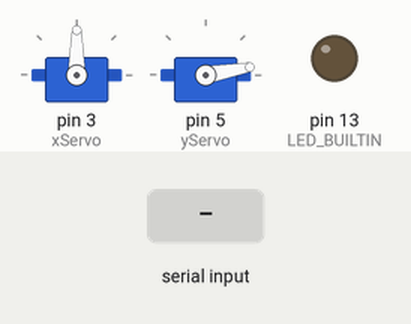
Simulated run of this sketch. Board: Arduino Uno, built with avr-gcc and run on an emulated ATmega328P. Shown: 2 × servo, output pins drawn as LEDs (lit = HIGH). The test bench sets the inputs (shaded band).

Above: at 1.2 s.
1.3 s: "." received over Serial
At 2.7 s:
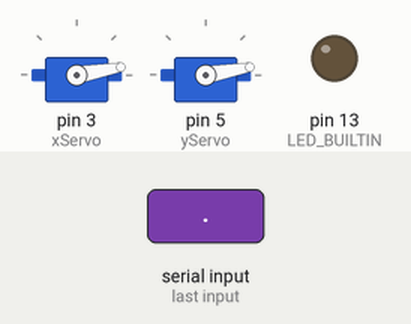
Timing chart, 0 to 4.3 s (numbered marks = the images above; inputs shaded):
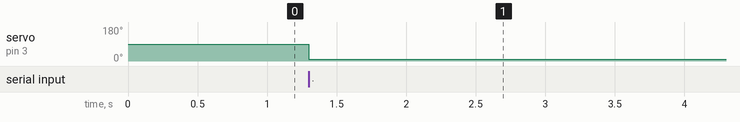

Measured:
- after the input at 1.3 s, servo on pin 3 (xServo): 90° → 10° at once

The sketch:

servo_over_serial.ino
```cpp
# include <Servo.h>

// Intializing servo objects
Servo xServo;
Servo yServo;

void setup() {
  Serial.begin(9600);
  // Give each servo a PWM pin
  xServo.attach(3); yServo.attach(5);
  // Set start position for each servo
  xServo.write(90); yServo.write(10);
  pinMode(LED_BUILTIN, OUTPUT);
}

void loop() {
  static String msg = "";
  while (Serial.available() > 0) {
    char c = Serial.read();
    if (c == '.') {
      // End of message, parse target point
      int xPos, yPos;
      sscanf(msg.c_str(), "%d,%d", &xPos, &yPos);
      // Move servos to target position
      xPos = constrain(xPos, 10, 170);
      yPos = constrain(yPos, 10, 170);
      xServo.write(xPos);
      yServo.write(yPos);
      msg = "";
    } else {
      // Add character to message
      msg += c;
    }
  }
}
```
